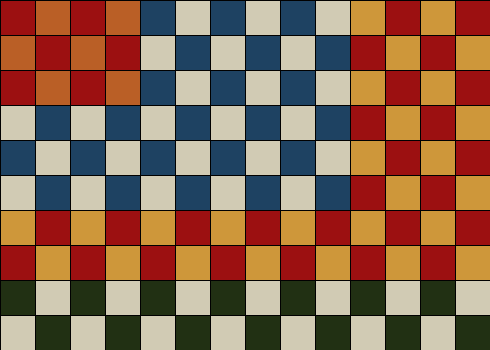
Frame 1 (no input)
Frame 60 (the mouse pressed at the canvas centre just before this capture): identical to frame 1, image omitted
Frame 120 (the mouse held since frame 60 and released just before this capture): identical to frame 1, image omitted

The Processing sketch that drew this single still picture (run headless with seeded random() and noise(); from frame 60 on, the mouse is pressed at the canvas centre):

// Processing sketch: processing_19106
// ── processing_19106.pde

//image recreation
//Alfred Jensen painting
//ethan dale


void setup (){
  size(490,350);
  }


//draw the rectangles


void draw(){
//row 1
//red rectangle
  fill(#9C1011);
  rect(0,0,35,35);
//orange rectangle
  fill(#BA5F26);
  rect(35,0,35,35);
//red rectangle
  fill(#9C1011);
  rect(70,0,35,35);
//orange rectangle
  fill(#BA5F26);
  rect(105,0,35,35);
//blue rectangle
  fill(#1E4262);
  rect(140,0,35,35);
//white rectangle
  fill(#D1CBB4);
  rect(175,0,35,35);
//blue rectangle
  fill(#1E4262);
  rect(210,0,35,35);
//white rectangle
  fill(#D1CBB4);
  rect(245,0,35,35);
//blue rectangle
  fill(#1E4262);
  rect(280,0,35,35);
//white rectangle
  fill(#D1CBB4);
  rect(315,0,35,35);
//yellow rectangle
  fill(#CE973A);
  rect(350,0,35,35);
 //red rectangle
  fill(#9C1011);
  rect(385,0,35,35);
//yellow rectangle
  fill(#CE973A);
  rect(420,0,35,35);
 //red rectangle
  fill(#9C1011);
  rect(455,0,35,35);


//row 2

//orange rectangle
  fill(#BA5F26);
  rect(0,35,35,35);

 //red rectangle
  fill(#9C1011);
  rect(35,35,35,35);

//orange rectangle
  fill(#BA5F26);
  rect(70,35,35,35);
  
//red rectangle
  fill(#9C1011);
  rect(105,35,35,35);
  
//blue rectangle
  fill(#1E4262);
  rect(175,35,35,35);
  
//white rectangle
  fill(#D1CBB4);
  rect(140,35,35,35);

//blue rectangle
  fill(#1E4262);
  rect(245,35,35,35);

//white rectangle
  fill(#D1CBB4);
  rect(210,35,35,35);

//blue rectangle
  fill(#1E4262);
  rect(315,35,35,35);

//white rectangle
  fill(#D1CBB4);
  rect(280,35,35,35);  

//yellow rectangle
  fill(#CE973A);
  rect(385,35,35,35);

//red rectangle
  fill(#9C1011);
  rect(350,35,35,35);

//yellow rectangle
  fill(#CE973A);
  rect(455,35,35,35);

//red rectangle
  fill(#9C1011);
  rect(420,35,35,35);


//row 3
//red rectangle
  fill(#9C1011);
  rect(0,70,35,35);
//orange rectangle
  fill(#BA5F26);
  rect(35,70,35,35);
//red rectangle
  fill(#9C1011);
  rect(70,70,35,35);
//orange rectangle
  fill(#BA5F26);
  rect(105,70,35,35);
//blue rectangle
  fill(#1E4262);
  rect(140,70,35,35);
//white rectangle
  fill(#D1CBB4);
  rect(175,70,35,35);
//blue rectangle
  fill(#1E4262);
  rect(210,70,35,35);
//white rectangle
  fill(#D1CBB4);
  rect(245,70,35,35);
//blue rectangle
  fill(#1E4262);
  rect(280,70,35,35);
//white rectangle
  fill(#D1CBB4);
  rect(315,70,35,35);
//yellow rectangle
  fill(#CE973A);
  rect(350,70,35,35);
 //red rectangle
  fill(#9C1011);
  rect(385,70,35,35);
//yellow rectangle
  fill(#CE973A);
  rect(420,70,35,35);
 //red rectangle
  fill(#9C1011);
  rect(455,70,35,35);

//row 4

//blue rectangle
  fill(#1E4262);
  rect(0,105,35,35);
  
//white rectangle
  fill(#D1CBB4);
  rect(35,105,35,35);

//blue rectangle
  fill(#1E4262);
  rect(105,105,35,35);

//white rectangle
  fill(#D1CBB4);
  rect(70,105,35,35);

//blue rectangle
  fill(#1E4262);
  rect(175,105,35,35);

//white rectangle
  fill(#D1CBB4);
  rect(140,105,35,35);

//blue rectangle
  fill(#1E4262);
  rect(245,105,35,35);

//white rectangle
  fill(#D1CBB4);
  rect(210,105,35,35);

//blue rectangle
  fill(#1E4262);
  rect(315,105,35,35);

//white rectangle
  fill(#D1CBB4);
  rect(280,105,35,35);  

//yellow rectangle
  fill(#CE973A);
  rect(385,105,35,35);

//red rectangle
  fill(#9C1011);
  rect(350,105,35,35);

//yellow rectangle
  fill(#CE973A);
  rect(455,105,35,35);

//red rectangle
  fill(#9C1011);
  rect(420,105,35,35);

//blue rectangle
  fill(#1E4262);
  rect(35,105,35,35);
  
//white rectangle
  fill(#D1CBB4);
  rect(0,105,35,35);

//blue rectangle
  fill(#1E4262);
  rect(105,105,35,35);

//white rectangle
  fill(#D1CBB4);
  rect(70,105,35,35);

//blue rectangle
  fill(#1E4262);
  rect(175,105,35,35);

//white rectangle
  fill(#D1CBB4);
  rect(140,105,35,35);

//blue rectangle
  fill(#1E4262);
  rect(245,105,35,35);

//white rectangle
  fill(#D1CBB4);
  rect(210,105,35,35);

//blue rectangle
  fill(#1E4262);
  rect(315,105,35,35);

//white rectangle
  fill(#D1CBB4);
  rect(280,105,35,35);  

//yellow rectangle
  fill(#CE973A);
  rect(385,105,35,35);

//red rectangle
  fill(#9C1011);
  rect(350,105,35,35);

//yellow rectangle
  fill(#CE973A);
  rect(455,105,35,35);

//red rectangle
  fill(#9C1011);
  rect(420,105,35,35);

//row 4

//blue rectangle
  fill(#1E4262);
  rect(0,140,35,35);
  
//white rectangle
  fill(#D1CBB4);
  rect(35,140,35,35);

//blue rectangle
  fill(#1E4262);
  rect(70,140,35,35);

//white rectangle
  fill(#D1CBB4);
  rect(105,140,35,35);

//blue rectangle
  fill(#1E4262);
  rect(140,140,35,35);

//white rectangle
  fill(#D1CBB4);
  rect(175,140,35,35);

//blue rectangle
  fill(#1E4262);
  rect(210,140,35,35);

//white rectangle
  fill(#D1CBB4);
  rect(245,140,35,35);

//blue rectangle
  fill(#1E4262);
  rect(280,140,35,35);

//white rectangle
  fill(#D1CBB4);
  rect(315,140,35,35);  

//yellow rectangle
  fill(#CE973A);
  rect(350,140,35,35);

//red rectangle
  fill(#9C1011);
  rect(385,140,35,35);

//yellow rectangle
  fill(#CE973A);
  rect(420,140,35,35);

//red rectangle
  fill(#9C1011);
  rect(455,140,35,35);


//row 5

//blue rectangle
  fill(#1E4262);
  rect(35,175,35,35);
  
//white rectangle
  fill(#D1CBB4);
  rect(0,175,35,35);

//blue rectangle
  fill(#1E4262);
  rect(105,175,35,35);

//white rectangle
  fill(#D1CBB4);
  rect(70,175,35,35);

//blue rectangle
  fill(#1E4262);
  rect(175,175,35,35);

//white rectangle
  fill(#D1CBB4);
  rect(140,175,35,35);

//blue rectangle
  fill(#1E4262);
  rect(245,175,35,35);

//white rectangle
  fill(#D1CBB4);
  rect(210,175,35,35);

//blue rectangle
  fill(#1E4262);
  rect(315,175,35,35);

//white rectangle
  fill(#D1CBB4);
  rect(280,175,35,35);  

//yellow rectangle
  fill(#CE973A);
  rect(350,175,35,35);

//red rectangle
  fill(#9C1011);
  rect(420,175,35,35);

//yellow rectangle
  fill(#CE973A);
  rect(385,175,35,35);

//red rectangle
  fill(#9C1011);
  rect(455,175,35,35);

//blue rectangle
  fill(#1E4262);
  rect(35,175,35,35);
  
//white rectangle
  fill(#D1CBB4);
  rect(0,175,35,35);

//blue rectangle
  fill(#1E4262);
  rect(105,175,35,35);

//white rectangle
  fill(#D1CBB4);
  rect(70,175,35,35);

//blue rectangle
  fill(#1E4262);
  rect(175,175,35,35);

//white rectangle
  fill(#D1CBB4);
  rect(140,175,35,35);

//blue rectangle
  fill(#1E4262);
  rect(245,175,35,35);

//white rectangle
  fill(#D1CBB4);
  rect(210,175,35,35);

//blue rectangle
  fill(#1E4262);
  rect(315,175,35,35);

//white rectangle
  fill(#D1CBB4);
  rect(280,175,35,35);  

//yellow rectangle
  fill(#CE973A);
  rect(385,175,35,35);

//red rectangle
  fill(#9C1011);
  rect(350,175,35,35);

//yellow rectangle
  fill(#CE973A);
  rect(455,175,35,35);

//red rectangle
  fill(#9C1011);
  rect(420,175,35,35);



//row 6

//yellow rectangle
  fill(#CE973A);
  rect(0,210,35,35);

//red rectangle
  fill(#9C1011);
  rect(35,210,35,35);

//yellow rectangle
  fill(#CE973A);
  rect(70,210,35,35);

//red rectangle
  fill(#9C1011);
  rect(105,210,35,35);

//yellow rectangle
  fill(#CE973A);
  rect(140,210,35,35);

//red rectangle
  fill(#9C1011);
  rect(175,210,35,35);

//yellow rectangle
  fill(#CE973A);
  rect(210,210,35,35);

//red rectangle
  fill(#9C1011);
  rect(245,210,35,35);


//yellow rectangle
  fill(#CE973A);
  rect(280,210,35,35);

//red rectangle
  fill(#9C1011);
  rect(315,210,35,35);

//yellow rectangle
  fill(#CE973A);
  rect(350,210,35,35);

//red rectangle
  fill(#9C1011);
  rect(385,210,35,35);

//yellow rectangle
  fill(#CE973A);
  rect(420,210,35,35);

//red rectangle
  fill(#9C1011);
  rect(455,210,35,35);


//row 7

//yellow rectangle
  fill(#CE973A);
  rect(0,210,35,35);

//red rectangle
  fill(#9C1011);
  rect(35,210,35,35);

//yellow rectangle
  fill(#CE973A);
  rect(70,210,35,35);

//red rectangle
  fill(#9C1011);
  rect(105,210,35,35);

//yellow rectangle
  fill(#CE973A);
  rect(140,210,35,35);

//red rectangle
  fill(#9C1011);
  rect(175,210,35,35);

//yellow rectangle
  fill(#CE973A);
  rect(210,210,35,35);

//red rectangle
  fill(#9C1011);
  rect(245,210,35,35);


//yellow rectangle
  fill(#CE973A);
  rect(280,210,35,35);

//red rectangle
  fill(#9C1011);
  rect(315,210,35,35);

//yellow rectangle
  fill(#CE973A);
  rect(350,210,35,35);

//red rectangle
  fill(#9C1011);
  rect(385,210,35,35);

//yellow rectangle
  fill(#CE973A);
  rect(420,210,35,35);

//red rectangle
  fill(#9C1011);
  rect(455,210,35,35);

//row 8

//yellow rectangle
  fill(#CE973A);
  rect(35,245,35,35);

//red rectangle
  fill(#9C1011);
  rect(0,245,35,35);

//yellow rectangle
  fill(#CE973A);
  rect(105,245,35,35);

//red rectangle
  fill(#9C1011);
  rect(70,245,35,35);

//yellow rectangle
  fill(#CE973A);
  rect(175,245,35,35);

//red rectangle
  fill(#9C1011);
  rect(140,245,35,35);

//yellow rectangle
  fill(#CE973A);
  rect(245,245,35,35);

//red rectangle
  fill(#9C1011);
  rect(210,245,35,35);

//yellow rectangle
  fill(#CE973A);
  rect(315,245,35,35);

//red rectangle
  fill(#9C1011);
  rect(280,245,35,35);

//yellow rectangle
  fill(#CE973A);
  rect(385,245,35,35);

//red rectangle
  fill(#9C1011);
  rect(350,245,35,35);

//yellow rectangle
  fill(#CE973A);
  rect(455,245,35,35);

//red rectangle
  fill(#9C1011);
  rect(420,245,35,35);

//row 9

//green rectangle
  fill(#213013);
  rect(0,280,35,35);
  
//white rectangle
  fill(#D1CBB4);
  rect(35,280,35,35);

//green rectangle
  fill(#213013);
  rect(70,280,35,35);
  
//white rectangle
  fill(#D1CBB4);
  rect(105,280,35,35);

//green rectangle
  fill(#213013);
  rect(140,280,35,35);
  
//white rectangle
  fill(#D1CBB4);
  rect(175,280,35,35);

//green rectangle
  fill(#213013);
  rect(210,280,35,35);
  
//white rectangle
  fill(#D1CBB4);
  rect(245,280,35,35);

//green rectangle
  fill(#213013);
  rect(280,280,35,35);
  
//white rectangle
  fill(#D1CBB4);
  rect(315,280,35,35);

//green rectangle
  fill(#213013);
  rect(350,280,35,35);
  
//white rectangle
  fill(#D1CBB4);
  rect(385,280,35,35);

//green rectangle
  fill(#213013);
  rect(420,280,35,35);
  
//white rectangle
  fill(#D1CBB4);
  rect(455,280,35,35);


//row 10

//green rectangle
  fill(#213013);
  rect(35,315,35,35);
  
//white rectangle
  fill(#D1CBB4);
  rect(0,315,35,35);

//green rectangle
  fill(#213013);
  rect(105,315,35,35);
  
//white rectangle
  fill(#D1CBB4);
  rect(70,315,35,35);

//green rectangle
  fill(#213013);
  rect(175,315,35,35);
  
//white rectangle
  fill(#D1CBB4);
  rect(140,315,35,35);

//green rectangle
  fill(#213013);
  rect(245,315,35,35);
  
//white rectangle
  fill(#D1CBB4);
  rect(210,315,35,35);

//green rectangle
  fill(#213013);
  rect(315,315,35,35);
  
//white rectangle
  fill(#D1CBB4);
  rect(280,315,35,35);

//green rectangle
  fill(#213013);
  rect(385,315,35,35);
  
//white rectangle
  fill(#D1CBB4);
  rect(350,315,35,35);

//green rectangle
  fill(#213013);
  rect(455,315,35,35);
  
//white rectangle
  fill(#D1CBB4);
  rect(420,315,35,35);
}
